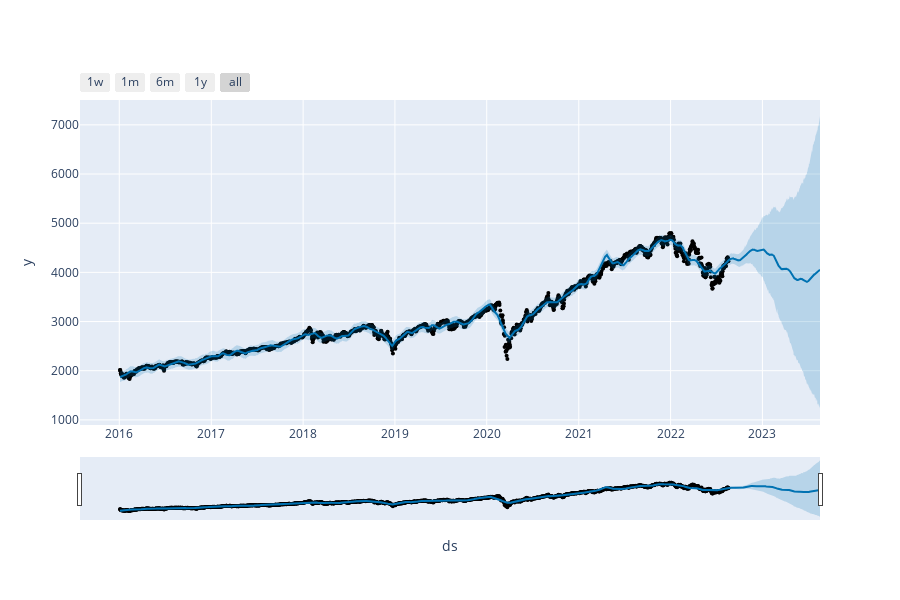

Notebook code cell kept with this figure:
### Code cell
plot_plotly(m, forecast)

### Figure 1 — Plotly figure (JSON) as saved in the notebook; plotly's stock layout.template omitted (floating-point values rounded to 4 significant figures; data arrays with more than 128 entries replaced by an {"elided": "..."} marker saying what was removed)
{"data": [{"marker": {"color": "black", "size": 4}, "mode": "markers", "name": "Actual", "type": "scatter", "x": {"elided": "1670 str values"}, "y": {"elided": "1670 float values"}}, {"hoverinfo": "skip", "line": {"width": 0}, "mode": "lines", "type": "scatter", "x": {"elided": "1930 str values"}, "y": {"elided": "1930 float values"}}, {"fill": "tonexty", "fillcolor": "rgba(0, 114, 178, 0.2)", "line": {"color": "#0072B2", "width": 2}, "mode": "lines", "name": "Predicted", "type": "scatter", "x": {"elided": "1930 str values"}, "y": {"elided": "1930 float values"}}, {"fill": "tonexty", "fillcolor": "rgba(0, 114, 178, 0.2)", "hoverinfo": "skip", "line": {"width": 0}, "mode": "lines", "type": "scatter", "x": {"elided": "1930 str values"}, "y": {"elided": "1930 float values"}}], "layout": {"height": 600, "showlegend": false, "width": 900, "xaxis": {"rangeselector": {"buttons": [{"count": 7, "label": "1w", "step": "day", "stepmode": "backward"}, {"count": 1, "label": "1m", "step": "month", "stepmode": "backward"}, {"count": 6, "label": "6m", "step": "month", "stepmode": "backward"}, {"count": 1, "label": "1y", "step": "year", "stepmode": "backward"}, {"step": "all"}]}, "rangeslider": {"visible": true}, "title": {"text": "ds"}, "type": "date"}, "yaxis": {"title": {"text": "y"}}}}
